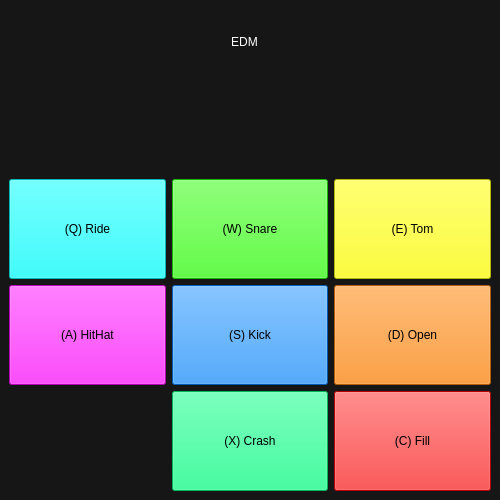
<?xml version="1.0" encoding="UTF-8"?>
<ui version="4.0">
 <class>EDM</class>
 <widget class="QMainWindow" name="EDM">
  <property name="geometry">
   <rect>
    <x>0</x>
    <y>0</y>
    <width>500</width>
    <height>500</height>
   </rect>
  </property>
  <property name="windowTitle">
   <string>MainWindow</string>
  </property>
  <property name="styleSheet">
   <string notr="true">background: rgb(22, 22, 22)</string>
  </property>
  <widget class="QWidget" name="centralwidget">
   <layout class="QVBoxLayout" name="verticalLayout">
    <item>
     <layout class="QHBoxLayout" name="horizontalLayout">
      <item>
       <spacer name="horizontalSpacer">
        <property name="orientation">
         <enum>Qt::Orientation::Horizontal</enum>
        </property>
        <property name="sizeHint" stdset="0">
         <size>
          <width>268</width>
          <height>20</height>
         </size>
        </property>
       </spacer>
      </item>
      <item>
       <widget class="QPushButton" name="pushButton">
        <property name="minimumSize">
         <size>
          <width>225</width>
          <height>65</height>
         </size>
        </property>
        <property name="styleSheet">
         <string notr="true">QPushButton
{
	background: rgb(22, 22, 22);
	border:none;
	color:white;
	
	font: 700 35pt &quot;Segoe UI&quot;;
}</string>
        </property>
        <property name="text">
         <string>EDM</string>
        </property>
       </widget>
      </item>
      <item>
       <spacer name="horizontalSpacer_2">
        <property name="orientation">
         <enum>Qt::Orientation::Horizontal</enum>
        </property>
        <property name="sizeHint" stdset="0">
         <size>
          <width>278</width>
          <height>20</height>
         </size>
        </property>
       </spacer>
      </item>
     </layout>
    </item>
    <item>
     <spacer name="verticalSpacer">
      <property name="orientation">
       <enum>Qt::Orientation::Vertical</enum>
      </property>
      <property name="sizeHint" stdset="0">
       <size>
        <width>20</width>
        <height>86</height>
       </size>
      </property>
     </spacer>
    </item>
    <item>
     <layout class="QGridLayout" name="gridLayout">
      <item row="0" column="0">
       <widget class="QPushButton" name="Button_7">
        <property name="minimumSize">
         <size>
          <width>100</width>
          <height>100</height>
         </size>
        </property>
        <property name="styleSheet">
         <string notr="true">QPushButton 
{
    background: rgb(0, 255, 255);
    color: black;
    font: 26pt &quot;Segoe UI&quot;;
}

QPushButton:pressed 
{
    background: rgb(0, 177, 177);
    color: black;
    font: 26pt &quot;Segoe UI&quot;;
}
</string>
        </property>
        <property name="text">
         <string>(Q) Ride</string>
        </property>
       </widget>
      </item>
      <item row="0" column="1">
       <widget class="QPushButton" name="Button_8">
        <property name="minimumSize">
         <size>
          <width>100</width>
          <height>100</height>
         </size>
        </property>
        <property name="styleSheet">
         <string notr="true">QPushButton
{
	background: rgb(35, 255, 0);
	color: black;
	font: 26pt &quot;Segoe UI&quot;;
}

QPushButton:pressed
{
	background: rgb(28, 185, 0);
	color: black;
	font: 26pt &quot;Segoe UI&quot;;
}</string>
        </property>
        <property name="text">
         <string>(W) Snare</string>
        </property>
       </widget>
      </item>
      <item row="0" column="2">
       <widget class="QPushButton" name="Button_9">
        <property name="minimumSize">
         <size>
          <width>100</width>
          <height>100</height>
         </size>
        </property>
        <property name="styleSheet">
         <string notr="true">QPushButton
{
	background: rgb(255, 255, 0);
	color: black;
	font: 26pt &quot;Segoe UI&quot;;
}

QPushButton:pressed
{
	background: rgb(159, 159, 0);
	color: black;
	font: 26pt &quot;Segoe UI&quot;;
}</string>
        </property>
        <property name="text">
         <string>(E) Tom</string>
        </property>
       </widget>
      </item>
      <item row="1" column="0">
       <widget class="QPushButton" name="Button_4">
        <property name="minimumSize">
         <size>
          <width>100</width>
          <height>100</height>
         </size>
        </property>
        <property name="styleSheet">
         <string notr="true">QPushButton
{
	background: rgb(255,0, 255);
	color: black;
	font: 26pt &quot;Segoe UI&quot;;
}

QPushButton:pressed
{
	background: rgb(177, 0, 177);
	color: black;
	font: 26pt &quot;Segoe UI&quot;;
}</string>
        </property>
        <property name="text">
         <string>(A) HitHat</string>
        </property>
       </widget>
      </item>
      <item row="1" column="1">
       <widget class="QPushButton" name="Button_5">
        <property name="minimumSize">
         <size>
          <width>100</width>
          <height>100</height>
         </size>
        </property>
        <property name="styleSheet">
         <string notr="true">QPushButton
{
	background: rgb(0,128,255);
	color: black;
	font: 26pt &quot;Segoe UI&quot;;
}

QPushButton:pressed
{
	background: rgb(0,89,177);
	color: black;
	font: 26pt &quot;Segoe UI&quot;;
}</string>
        </property>
        <property name="text">
         <string>(S) Kick</string>
        </property>
       </widget>
      </item>
      <item row="1" column="2">
       <widget class="QPushButton" name="Button_6">
        <property name="minimumSize">
         <size>
          <width>100</width>
          <height>100</height>
         </size>
        </property>
        <property name="styleSheet">
         <string notr="true">QPushButton
{
	background: rgb(255, 128, 0);
	color: black;
	font: 26pt &quot;Segoe UI&quot;;
}

QPushButton:pressed
{
	background: rgb(185, 92, 0);
	color: black;
	font: 26pt &quot;Segoe UI&quot;;
}</string>
        </property>
        <property name="text">
         <string>(D) Open</string>
        </property>
       </widget>
      </item>
      <item row="2" column="1">
       <widget class="QPushButton" name="Button_2">
        <property name="minimumSize">
         <size>
          <width>100</width>
          <height>100</height>
         </size>
        </property>
        <property name="styleSheet">
         <string notr="true">QPushButton
{
	background: rgb(0,255,128);
	color: black;
	font: 26pt &quot;Segoe UI&quot;;
}

QPushButton:pressed
{
	background: rgb(0, 177, 89);
	color: black;
	font: 26pt &quot;Segoe UI&quot;;
}</string>
        </property>
        <property name="text">
         <string>(X) Crash</string>
        </property>
       </widget>
      </item>
      <item row="2" column="2">
       <widget class="QPushButton" name="Button_3">
        <property name="minimumSize">
         <size>
          <width>100</width>
          <height>100</height>
         </size>
        </property>
        <property name="styleSheet">
         <string notr="true">QPushButton
{
	background: rgb(255, 0, 0);
	color: black;
	font: 26pt &quot;Segoe UI&quot;;
}

QPushButton:pressed
{
	background: rgb(177, 0, 0);
	color: black;
	font: 26pt &quot;Segoe UI&quot;;
}</string>
        </property>
        <property name="text">
         <string>(C) Fill</string>
        </property>
       </widget>
      </item>
     </layout>
    </item>
   </layout>
  </widget>
 </widget>
 <resources/>
 <connections/>
</ui>
